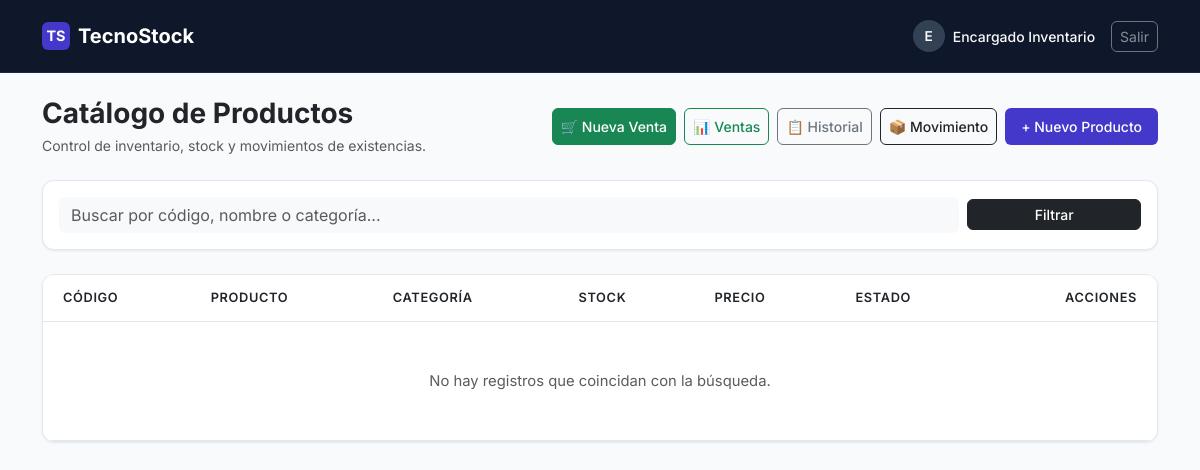
The page /index.php (signed in) on the database as committed earlier.
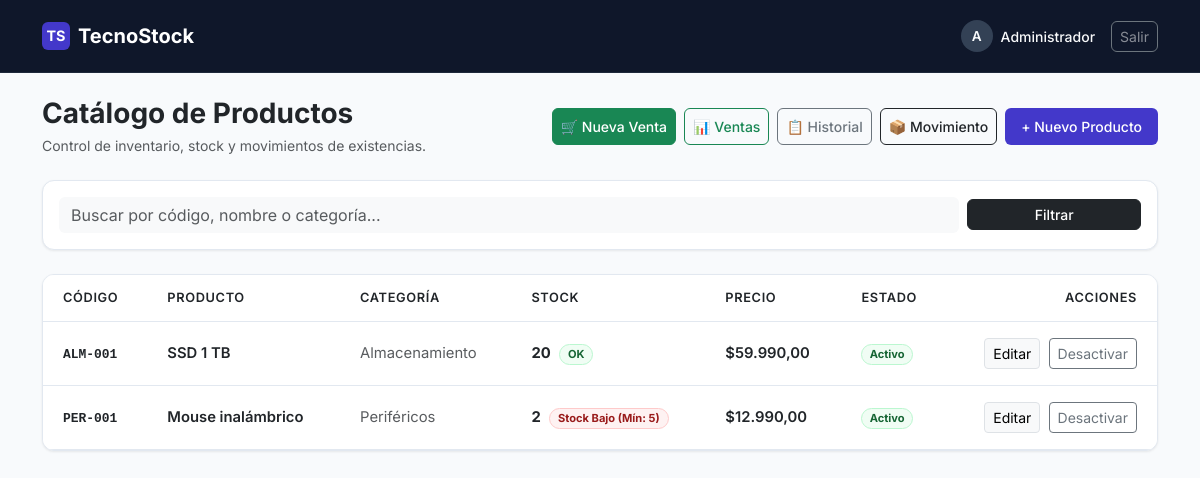
The same page on the database as committed later.
### tables this page shows
CREATE TABLE IF NOT EXISTS productos (
    id INT UNSIGNED AUTO_INCREMENT PRIMARY KEY,
    codigo VARCHAR(50) NOT NULL UNIQUE,
    nombre VARCHAR(100) NOT NULL,
    descripcion TEXT,
    categoria_id INT UNSIGNED NOT NULL,
    precio DECIMAL(10, 2) NOT NULL,
    stock_actual INT UNSIGNED NOT NULL DEFAULT 0,
    stock_minimo INT UNSIGNED NOT NULL DEFAULT 5,
    estado ENUM('activo', 'inactivo') NOT NULL DEFAULT 'activo',
    CONSTRAINT chk_productos_precio CHECK (precio >= 0),
    CONSTRAINT fk_productos_categoria
        FOREIGN KEY (categoria_id) REFERENCES categorias(id)
        ON DELETE RESTRICT ON UPDATE CASCADE
);

CREATE TABLE IF NOT EXISTS categorias (
    id INT UNSIGNED AUTO_INCREMENT PRIMARY KEY,
    nombre VARCHAR(100) NOT NULL UNIQUE,
    descripcion TEXT,
    estado ENUM('activo', 'inactivo') NOT NULL DEFAULT 'activo'
);

### index.php (the view, shortened to what this page needs)
<?php
require_once 'conexion.php';
$buscar = trim($_GET['buscar'] ?? '');
$sql = "
    SELECT p.*, c.nombre AS categoria
    FROM productos p
    LEFT JOIN categorias c ON p.categoria_id = c.id
    WHERE 1=1
";
$params = [];
$sql .= " ORDER BY p.id DESC";
$stmt = $conexion->prepare($sql);
$stmt->execute($params);
$productos = $stmt->fetchAll(PDO::FETCH_ASSOC);
?>
<!DOCTYPE html>
<html lang="es">
<head>
    <link href="https://cdn.jsdelivr.net/npm/bootstrap@5.3.0/dist/css/bootstrap.min.css" rel="stylesheet">
</head>
<body>
    <nav class="navbar navbar-expand-lg navbar-custom py-3">
        <div class="container">
            <a class="navbar-brand fw-bold text-white d-flex align-items-center gap-2" href="index.php">
                <span style="background: var(--brand-indigo); width: 28px; height: 28px; border-radius: 6px; display: inline-flex; align-items: center; justify-content: center; font-size: 0.9rem;">TS</span>
                TecnoStock
            </a>
            <div class="d-flex align-items-center gap-3">
                <div class="d-flex align-items-center gap-2 text-white-50 fs-7">
                    <div class="avatar-circle">
                        <?= htmlspecialchars(strtoupper(substr($_SESSION['usuario_nombre'], 0, 1))) ?>
                    </div>
                    <span class="text-light fw-medium small"><?= htmlspecialchars($_SESSION['usuario_nombre']) ?></span>
                </div>
                <a href="logout.php" class="btn btn-outline-light btn-sm rounded-2 text-white-50 border-secondary">Salir</a>
            </div>
        </div>
    </nav>
    <div class="container my-4">
        <div class="d-flex flex-column flex-md-row justify-content-between align-items-md-center gap-3 mb-4">
            <div>
                <h3 class="fw-bold text-dark mb-1">Catálogo de Productos</h3>
                <p class="text-muted small mb-0">Control de inventario, stock y movimientos de existencias.</p>
            </div>
            <div class="d-flex gap-2 flex-wrap">
                <a href="nueva_venta.php" class="btn btn-success btn-sm rounded-2 fw-medium d-flex align-items-center gap-1">
                    🛒 Nueva Venta
                </a>
                <a href="ventas.php" class="btn btn-outline-success btn-sm rounded-2 fw-medium d-flex align-items-center gap-1">
                    📊 Ventas
                </a>
                <a href="historial.php" class="btn btn-outline-secondary rounded-2 fw-medium btn-sm d-flex align-items-center gap-1">
                    📋 Historial
                </a>
                <a href="registrar_movimiento.php" class="btn btn-outline-dark rounded-2 fw-medium btn-sm d-flex align-items-center gap-2">
                    📦 Movimiento
                </a>
                <a href="agregar_producto.php" class="btn btn-indigo btn-sm rounded-2 d-flex align-items-center gap-1">
                    + Nuevo Producto
                </a>
            </div>
        </div>
        <div class="card card-custom mb-4 p-3">
            <form action="index.php" method="GET" class="row g-2 align-items-center">
                <div class="col-md-10">
                    <input type="text" name="buscar" class="form-control border-0 bg-light" placeholder="Buscar por código, nombre o categoría..." value="<?= htmlspecialchars($buscar) ?>">
                </div>
                <div class="col-md-2 d-flex gap-2">
                    <button type="submit" class="btn btn-dark w-100 rounded-2 btn-sm fw-medium">Filtrar</button>
                </div>
            </form>
        </div>
        <div class="card card-custom overflow-hidden">
            <div class="table-responsive">
                <table class="table table-custom align-middle">
                    <thead>
                        <tr>
                            <th>Código</th>
                            <th>Producto</th>
                            <th>Categoría</th>
                            <th>Stock</th>
                            <th>Precio</th>
                            <th>Estado</th>
                            <th class="text-end">Acciones</th>
                        </tr>
                    </thead>
                    <tbody>
                        <?php if (empty($productos)): ?>
                            <tr>
                                <td colspan="7" class="text-center py-5 text-muted">
                                    No hay registros que coincidan con la búsqueda.
                                </td>
                            </tr>
                        <?php else: ?>
                            <?php foreach ($productos as $p): ?>
                                <tr>
                                    <td><code class="text-dark fw-bold"><?= htmlspecialchars($p['codigo']) ?></code></td>
                                    <td>
                                        <div class="fw-semibold text-dark"><?= htmlspecialchars($p['nombre']) ?></div>
                                    </td>
                                    <td><span class="text-muted"><?= htmlspecialchars($p['categoria'] ?? 'General') ?></span></td>
                                    <td>
                                        <span class="fw-bold me-1"><?= $p['stock_actual'] ?></span>
                                        <?php if ($p['stock_actual'] <= $p['stock_minimo']): ?>
                                            <span class="badge badge-soft-danger rounded-pill px-2 py-1">Stock Bajo (Mín: <?= $p['stock_minimo'] ?>)</span>
                                        <?php else: ?>
                                            <span class="badge badge-soft-success rounded-pill px-2 py-1">OK</span>
                                        <?php endif; ?>
                                    </td>
                                    <td class="fw-semibold">$<?= number_format((float)$p['precio'], 2, ',', '.') ?></td>
                                    <td>
                                        <?php if ($p['estado'] === 'activo'): ?>
                                            <span class="badge badge-soft-success rounded-pill">Activo</span>
                                        <?php else: ?>
                                            <span class="badge badge-soft-secondary rounded-pill">Inactivo</span>
                                        <?php endif; ?>
                                    </td>
                                    <td class="text-end">
                                        <a href="editar_producto.php?id=<?= $p['id'] ?>" class="btn btn-sm btn-light border me-1">Editar</a>
                                        <form action="desactivar_producto.php" method="POST" class="d-inline" onsubmit="return confirm('¿Cambiar estado del producto?')">
                                            <button type="submit" class="btn btn-sm btn-outline-secondary">
                                                <?= $p['estado'] === 'activo' ? 'Desactivar' : 'Activar' ?>
                                            </button>
                                        </form>
                                    </td>
                                </tr>
                            <?php endforeach; ?>
                        <?php endif; ?>
                    </tbody>
                </table>
            </div>
        </div>
    </div>
</body>
</html>

### index.php (style rules this page uses)
:root { --bg-main: #f8fafc; --brand-dark: #0f172a; --brand-indigo: #4338ca; --brand-indigo-hover: #3730a3; --border-color: #e2e8f0; }
body { font-family: 'Inter', system-ui, -apple-system, sans-serif; background-color: var(--bg-main); color: #334155; }
.navbar-custom { background-color: var(--brand-dark); border-bottom: 1px solid #1e293b; }
.avatar-circle { width: 32px; height: 32px; background-color: #334155; color: #f8fafc; border-radius: 50%; display: inline-flex; align-items: center; justify-content: center; font-weight: 600; font-size: 0.85rem; }
.card-custom { background: #ffffff; border: 1px solid var(--border-color); border-radius: 12px; box-shadow: 0 1px 3px 0 rgba(0, 0, 0, 0.05), 0 1px 2px 0 rgba(0, 0, 0, 0.03); }
.btn-indigo { background-color: var(--brand-indigo); color: #ffffff; border: none; border-radius: 8px; font-weight: 500; padding: 0.5rem 1rem; transition: all 0.2s ease; }
.table-custom { margin-bottom: 0; }
.table-custom thead { background-color: #f1f5f9; color: #475569; font-size: 0.8rem; text-transform: uppercase; letter-spacing: 0.05em; }
.table-custom th { padding: 0.85rem 1.25rem; border-bottom: 1px solid var(--border-color); font-weight: 600; }
.table-custom td { padding: 1rem 1.25rem; border-bottom: 1px solid var(--border-color); vertical-align: middle; font-size: 0.925rem; }
.badge-soft-danger { background-color: #fef2f2; color: #991b1b; border: 1px solid #fecaca; }
.badge-soft-success { background-color: #f0fdf4; color: #166534; border: 1px solid #bbf7d0; }

Rows that differ between the two databases and show on the page:
added productos: codigo "ALM-001", nombre "SSD 1 TB", categoria.nombre "Almacenamiento", stock_actual "20", stock_minimo "OK", precio "59.990,00", estado "Activo"
added productos: codigo "PER-001", nombre "Mouse inalámbrico", categoria.nombre "Periféricos", stock_actual "2", stock_minimo "5", precio "12.990,00", estado "Activo"
Other text that changed with them:
substr($_SESSION['usuario_nombre'], 0, 1): "E" → "A"
$_SESSION['usuario_nombre']: "Encargado Inventario" → "Administrador"
text no longer shown: "No hay registros que coincidan con la búsqueda."
